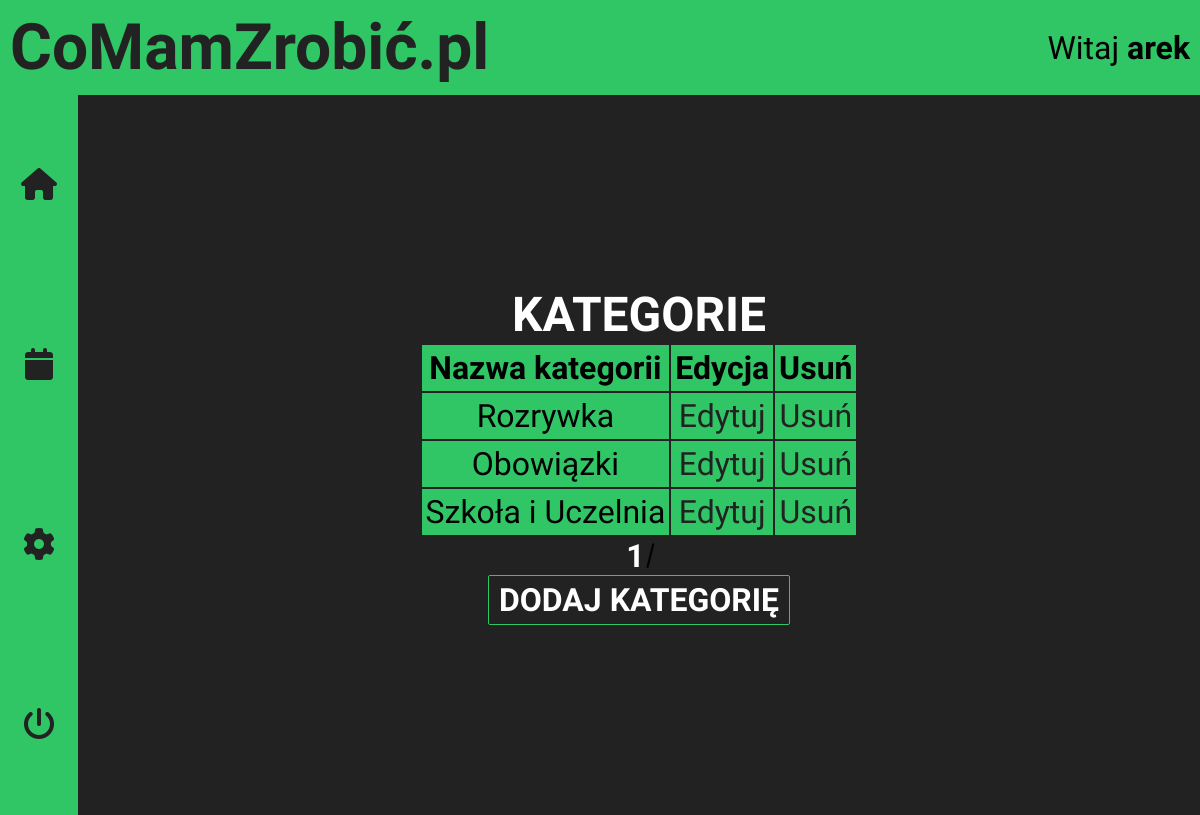
The app's page /categories.php?page=1 (signed in) with its own data.
### tables this page shows
CREATE TABLE IF NOT EXISTS `categories` (
  `ID` int(10) UNSIGNED NOT NULL AUTO_INCREMENT,
  `categoryName` varchar(20) NOT NULL,
  PRIMARY KEY (`ID`)
);

### categories.php (the view, shortened to what this page needs)
<!DOCTYPE html>
<html lang="pl-PL">
<head>
  <link rel="stylesheet" href="https://cdnjs.cloudflare.com/ajax/libs/font-awesome/6.1.1/css/all.min.css"
 />
  <link rel="stylesheet" href="src/css/styles.css">
</head>
<body>
  <div class="container">
    <?php
    include_once("panelHeader.php");
    ?>
    <main class="main-section">
      <?php
      include_once("panelNavigation.php");
      ?>
      <section class="panel-section">
        <h2 class="panel-heading2">Kategorie</h2>
        <aside class="table">
          <?php
          function t1($val, $min, $max)
          {
            return ($val >= $min && $val <= $max);
          }
          require_once('connect.php');
          $thingsCountQuery = $conn->query("SELECT COUNT(ID) as cnt FROM thingstodo");
          $thingsCount = $thingsCountQuery->fetch_object()->cnt;
          $limit = 10;
          $currentPage = isset($_GET['page']) ? intval($_GET['page'] - 1) : 1;
          $from = $currentPage * $limit;
          $allPages = ceil($thingsCount / $limit);
          $thingsQuery = "SELECT ID,categoryName FROM categories ORDER BY ID LIMIT {$from}, {$limit}";
          $result = $conn->query($thingsQuery);
          if ($result->num_rows > 0) {
            echo '<table class="tables">';
            echo <<<HEAD
              <tr>
                <th>Nazwa kategorii</th>
                <th>Edycja</th>
                <th>Usuń</th>
              </tr>
            HEAD;
            while ($row = $result->fetch_object()) {
              echo <<<TABLE
              <tr>
                <td>$row->categoryName</td>
                <td><a class="edit-links" href="editCategoryForm.php?id={$row->ID}">Edytuj</a></td>
                <td><a class="edit-links" href="deleteCategory.php?id={$row->ID}">Usuń</a></td>
              TABLE;
            }
            echo '</table>';
            echo '<section class="pages-section">';
            for ($i = 1; $i <= $allPages; $i++) {
              $active = ($i == ($currentPage + 1)) ? 'active' : '';
              if (t1($i, ($currentPage - 3), ($currentPage + 5))) {
                echo <<<END
                <a class="pages-links {$active}" href="users.php?page={$i}">{$i}</a><i class="space">|</i>
              END;
              }
            }
            echo '</section>';
          } else {
            echo <<<ERROR
              <p class="paragraph error">Brak kategorii!</p>
            ERROR;
          }
          ?>
          <section class="addElement">
            <a href="addCategoryForm.php" class="buttons">Dodaj kategorię</a>
          </section>
        </aside>
      </section>
    </main>
  </div>
</body>
</html>

### src/css/styles.css (style rules this page uses)
* { margin: 0; padding: 0; -webkit-box-sizing: border-box; box-sizing: border-box; }
div.container { max-width: 1920px; margin: 0 auto; overflow: hidden; font-family: "Raleway", "Arial", sans-serif; font-size: 10px; }
.buttons { -webkit-box-sizing: content-box; box-sizing: content-box; border: 1px solid #30c665; border-radius: 2px; padding: 5px 10px; background-color: transparent; font-weight: 700; font-size: 1.2rem; color: white; text-transform: uppercase; cursor: pointer; -webkit-transition: background-color 0.2s linear, color 0.2s linear, border-color 0.2s linear; transition: background-color 0.2s linear, color 0.2s linear, border-color 0.2s linear; }
a.buttons { text-decoration: none; }
a.pages-links { color: #fff; font-size: 2rem; text-decoration: none; -webkit-transition: color 0.2s linear; transition: color 0.2s linear; }
a.pages-links.active { font-weight: 700; }
.space { font-size: 1.8rem; }
a.edit-links { color: #222; text-decoration: none; -webkit-transition: color 0.2s linear; transition: color 0.2s linear; }
h2.panel-heading2 { font-size: 3rem; color: #fff; text-transform: uppercase; }
main.main-section { display: -webkit-box; display: -ms-flexbox; display: flex; -webkit-box-orient: horizontal; -webkit-box-direction: normal; -ms-flex-direction: row; flex-direction: row; }
main.main-section section.panel-section { display: -webkit-box; display: -ms-flexbox; display: flex; -webkit-box-orient: vertical; -webkit-box-direction: normal; -ms-flex-direction: column; flex-direction: column; -webkit-box-pack: center; -ms-flex-pack: center; justify-content: center; -webkit-box-align: center; -ms-flex-align: center; align-items: center; -webkit-box-flex: 2; -ms-flex-positive: 2; flex-grow: 2; background-color: #222; }
section.pages-section { display: -webkit-box; display: -ms-flexbox; display: flex; -webkit-box-orient: horizontal; -webkit-box-direction: normal; -ms-flex-direction: row; flex-direction: row; -webkit-box-pack: center; -ms-flex-pack: center; justify-content: center; }
section.addElement { display: -webkit-box; display: -ms-flexbox; display: flex; -webkit-box-pack: center; -ms-flex-pack: center; justify-content: center; }
table.tables { font-size: 2rem; border-collapse: collapse; }
table.tables td, table.tables th { -webkit-box-sizing: content-box; box-sizing: content-box; border: 2px solid #222; padding: 4px; text-align: center; }
table.tables tr { background-color: #30c665; }
@media (min-width: 360px) { .buttons { font-size: 1.3rem; } }
@media (min-width: 390px) { .buttons { font-size: 1.5rem; } }
@media (orientation: landscape) and (min-width: 890px) { .buttons { font-size: 1.5rem; } }
@media (min-width: 768px) { .buttons { font-size: 1.8rem; } }
@media (min-width: 1024px) { .buttons { font-size: 2rem; } }

### records on screen
categories: categoryName "Rozrywka"
categories: categoryName "Obowiązki"
categories: categoryName "Szkoła i Uczelnia"

### other values on screen
$_SESSION['nick'] "arek"
